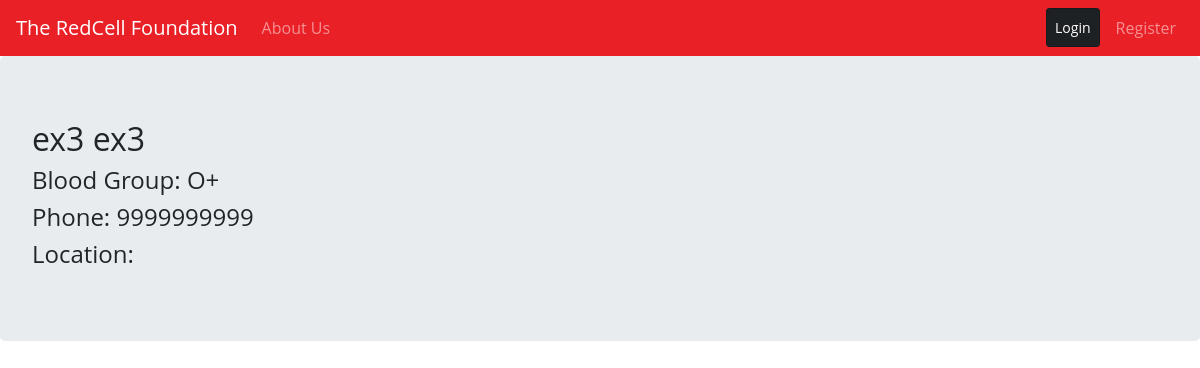
/donors/11, run on the app's committed database.
### donors/models.py (models this page shows, shortened)
class Donor(models.Model):
    user = models.OneToOneField(
        User, on_delete=models.CASCADE, primary_key=True)
    blood_group = models.CharField(max_length=5)
    phone = models.BigIntegerField()
    city = models.CharField(max_length=300)
    longitude = models.FloatField(default=0.0)
    latitude = models.FloatField(default=0.0)

### donors/views.py (the view)
# urls.py: path('<int:pk>', DonorDetailView.as_view(), name="donor-detail"),
class DonorDetailView(DetailView, LoginRequiredMixin):
    model = Donor
    template_name = "donors/donor_detail.html"

### donors/templates/donors/donor_detail.html
{% extends 'donors/base.html' %}
{% block content %}
    <div class="jumbotron">
        <h2>{{donor.user.first_name}} {{donor.user.last_name}}</h3>
        <h4>Blood Group: {{donor.blood_group}}</h4>
        <h4>Phone: {{donor.phone}}</h4>
        <h4>Location: {{donor.location}}</h4>
    </div>
{% endblock content %}

### static/index.css (style rules this page uses)
body { background-color: white; font-family: 'Open Sans', sans-serif; height: 100vh; width: 100%; margin: 0%; padding: 0%; overflow-x: hidden; }

### data on the page
Donor: user.first_name "ex3", user.last_name "ex3", blood_group "O+", phone "9999999999"
